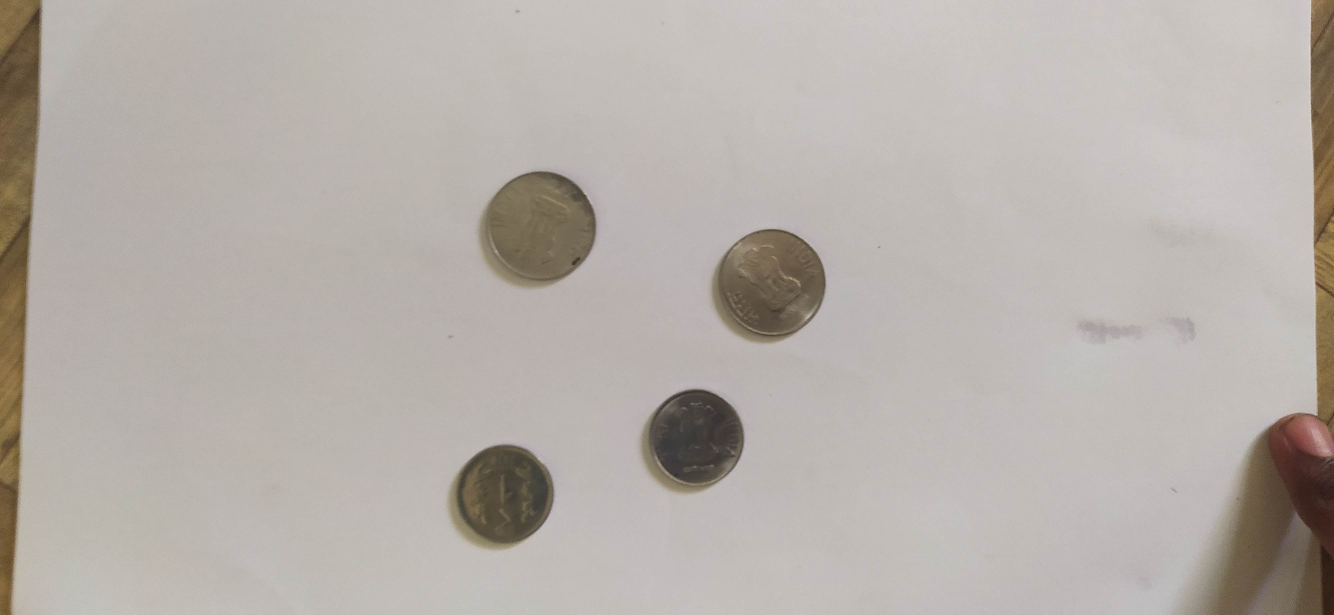
#> input picture coin.jpg, 4000 x 1844 px, given in place of the camera (shown at 1/3 size)
$ python main.py
#> lines starting #> are read from the running program, lines starting #| are printed output that depends on the picture
import time
import requests
import cv2
import numpy as np
from time import sleep
path = "nut.jpg" #Path for the image
cap = cv2.VideoCapture(0)
#Adding ubidots credentials
TOKEN = "BBFF-pUCt0O6mhWNZd1qomM29zbkCJbJNX5"  # Put your TOKEN here
DEVICE_LABEL = "machine"  # Put your device label here
VARIABLE_LABEL_1 = "WRONG"  # Put your first variable label here
VARIABLE_LABEL_2 = "CORRECT"  # Put your second variable label here
VARIABLE_LABEL_3 = "total"  # Put your second variable label here

big = 0
small = 0
while True:


    _,frame = cap.read()
#> frame is the input picture: shape (1844, 4000, 3); mean B, G, R 170, 175.6, 182
    belt = frame[209: 373, 175: 425]
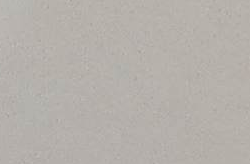
#> belt: shape (164, 250, 3); mean B, G, R 171.2, 176.4, 181.2
    img = belt

    #img = cv2.imread(path)
    #cv2.imshow('original', img)

    #gray scalling

    gray_scale = cv2.cvtColor(img, cv2.COLOR_BGR2GRAY)

    #Thresholding

    _, threshold = cv2.threshold(gray_scale, 50, 255, cv2.THRESH_BINARY_INV)
#> threshold: shape (164, 250); every value is 0

    #detect the contours

    contours, hierarchy = cv2.findContours(threshold, cv2.RETR_EXTERNAL, cv2.CHAIN_APPROX_NONE)
#> contours = []
    for cnt in contours:

        (x, y, w, h) = cv2.boundingRect(cnt)

        #finding the area of the nut

        area = cv2.contourArea(cnt)
        cv2.putText(img, str(area), (x,y), 0, 1, (255,0,0) )
        cv2.imshow("dimension",img)
        #distinguish the small nuts

        if area >1000:
            cv2.rectangle(img, (x,y), (x+w, y+h), (0,0,255), 2)
            big = big+1
        if area < 1000:
            cv2.rectangle(img, (x,y), (x+w, y+h), (0,255,0), 2)
            small = small+1
#> this loop made 0 passes
#> after the loop, big = 0; small = 0

    print("Total number of big nuts: ", big)
#| Total number of big nuts:  0
    print("Total number of small nuts: ", small)
#| Total number of small nuts:  0
    #cv2.imshow('contours', img)
    key = cv2.waitKey(1)
#> (key Esc is pressed here)
    if key == 27:

#> (the run stopped early here; a loop or call above may not have finished)
